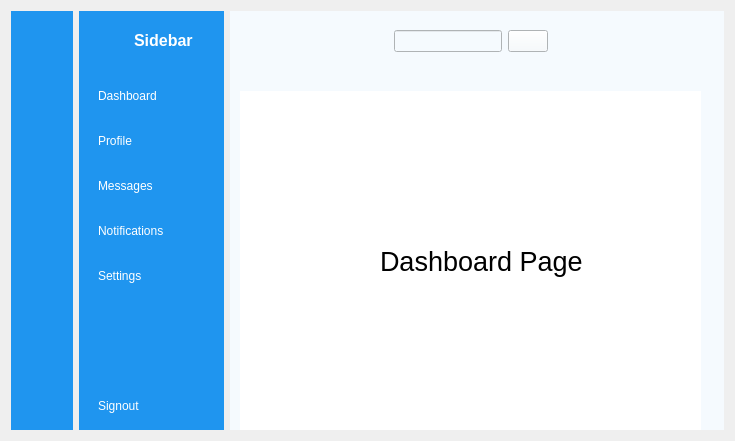
<?xml version="1.0" encoding="UTF-8"?>
<ui version="4.0">
 <class>Form</class>
 <widget class="QWidget" name="Form">
  <property name="geometry">
   <rect>
    <x>0</x>
    <y>0</y>
    <width>735</width>
    <height>441</height>
   </rect>
  </property>
  <property name="windowTitle">
   <string>Form</string>
  </property>
  <layout class="QGridLayout" name="gridLayout">
   <item row="0" column="0">
    <widget class="QWidget" name="icon_only_widget" native="true">
     <property name="maximumSize">
      <size>
       <width>62</width>
       <height>16777215</height>
      </size>
     </property>
     <property name="autoFillBackground">
      <bool>false</bool>
     </property>
     <property name="styleSheet">
      <string notr="true">QWidget{
	background-color: rgb(31, 149, 239);

}
QPushButton{
      color:white;
height:30px;
border:none;
border-radius:10px;

}
QPushButton:checked{
background-color:#F5FAFE;
color:#1F95EF;
font-weight:bold;
}</string>
     </property>
     <layout class="QVBoxLayout" name="verticalLayout_7">
      <item>
       <layout class="QHBoxLayout" name="horizontalLayout_8">
        <item>
         <widget class="QLabel" name="label_7">
          <property name="minimumSize">
           <size>
            <width>40</width>
            <height>40</height>
           </size>
          </property>
          <property name="maximumSize">
           <size>
            <width>40</width>
            <height>40</height>
           </size>
          </property>
          <property name="text">
           <string/>
          </property>
          <property name="pixmap">
           <pixmap resource="res.qrc">:/newPrefix/fotu/Rani Baug/1/slidemenubar/profile_pic.png</pixmap>
          </property>
          <property name="scaledContents">
           <bool>true</bool>
          </property>
         </widget>
        </item>
       </layout>
      </item>
      <item>
       <layout class="QVBoxLayout" name="verticalLayout_8">
        <property name="spacing">
         <number>15</number>
        </property>
        <property name="topMargin">
         <number>15</number>
        </property>
        <item>
         <widget class="QPushButton" name="Dashboard_1">
          <property name="text">
           <string/>
          </property>
          <property name="icon">
           <iconset resource="res.qrc">
            <normaloff>:/newPrefix/fotu/Rani Baug/1/slidemenubar/dashboard_white.png</normaloff>
            <normalon>:/newPrefix/fotu/Rani Baug/1/slidemenubar/dashboard.png</normalon>:/newPrefix/fotu/Rani Baug/1/slidemenubar/dashboard_white.png</iconset>
          </property>
          <property name="checkable">
           <bool>true</bool>
          </property>
          <property name="autoExclusive">
           <bool>true</bool>
          </property>
         </widget>
        </item>
        <item>
         <widget class="QPushButton" name="Profile_1">
          <property name="text">
           <string/>
          </property>
          <property name="icon">
           <iconset resource="res.qrc">
            <normaloff>:/newPrefix/fotu/Rani Baug/1/slidemenubar/profile_white.png</normaloff>
            <normalon>:/newPrefix/fotu/Rani Baug/1/slidemenubar/profile.png</normalon>:/newPrefix/fotu/Rani Baug/1/slidemenubar/profile_white.png</iconset>
          </property>
          <property name="checkable">
           <bool>true</bool>
          </property>
          <property name="autoExclusive">
           <bool>true</bool>
          </property>
         </widget>
        </item>
        <item>
         <widget class="QPushButton" name="Messages_1">
          <property name="text">
           <string/>
          </property>
          <property name="icon">
           <iconset resource="res.qrc">
            <normaloff>:/newPrefix/fotu/Rani Baug/1/slidemenubar/messages_white.png</normaloff>
            <normalon>:/newPrefix/fotu/Rani Baug/1/slidemenubar/messages.png</normalon>:/newPrefix/fotu/Rani Baug/1/slidemenubar/messages_white.png</iconset>
          </property>
          <property name="checkable">
           <bool>true</bool>
          </property>
          <property name="autoExclusive">
           <bool>true</bool>
          </property>
         </widget>
        </item>
        <item>
         <widget class="QPushButton" name="Notifications_1">
          <property name="text">
           <string/>
          </property>
          <property name="icon">
           <iconset resource="res.qrc">
            <normaloff>:/newPrefix/fotu/Rani Baug/1/slidemenubar/notifications_white.png</normaloff>
            <normalon>:/newPrefix/fotu/Rani Baug/1/slidemenubar/notifications.png</normalon>:/newPrefix/fotu/Rani Baug/1/slidemenubar/notifications_white.png</iconset>
          </property>
          <property name="checkable">
           <bool>true</bool>
          </property>
          <property name="autoExclusive">
           <bool>true</bool>
          </property>
         </widget>
        </item>
        <item>
         <widget class="QPushButton" name="Setting_1">
          <property name="text">
           <string/>
          </property>
          <property name="icon">
           <iconset resource="res.qrc">
            <normaloff>:/newPrefix/fotu/Rani Baug/1/slidemenubar/settings_white.png</normaloff>
            <normalon>:/newPrefix/fotu/Rani Baug/1/slidemenubar/settings.png</normalon>:/newPrefix/fotu/Rani Baug/1/slidemenubar/settings_white.png</iconset>
          </property>
          <property name="checkable">
           <bool>true</bool>
          </property>
          <property name="autoExclusive">
           <bool>true</bool>
          </property>
         </widget>
        </item>
       </layout>
      </item>
      <item>
       <spacer name="verticalSpacer_4">
        <property name="orientation">
         <enum>Qt::Orientation::Vertical</enum>
        </property>
        <property name="sizeHint" stdset="0">
         <size>
          <width>20</width>
          <height>136</height>
         </size>
        </property>
       </spacer>
      </item>
      <item>
       <widget class="QPushButton" name="pushButton_30">
        <property name="text">
         <string/>
        </property>
        <property name="icon">
         <iconset resource="res.qrc">
          <normaloff>:/newPrefix/fotu/Rani Baug/1/slidemenubar/log_out_white.png</normaloff>:/newPrefix/fotu/Rani Baug/1/slidemenubar/log_out_white.png</iconset>
        </property>
        <property name="checkable">
         <bool>true</bool>
        </property>
       </widget>
      </item>
     </layout>
    </widget>
   </item>
   <item row="0" column="1">
    <widget class="QWidget" name="icon_name_widget" native="true">
     <property name="maximumSize">
      <size>
       <width>145</width>
       <height>16777215</height>
      </size>
     </property>
     <property name="autoFillBackground">
      <bool>false</bool>
     </property>
     <property name="styleSheet">
      <string notr="true">QWidget{
	background-color: rgb(31, 149, 239);
color:white;
}

QPushButton{
      color:white;
text-align:left;
height:30px;
border:none;
padding-left:10px;
border-top-left-radius:10px;
border-bottom-left-radius:10px;

}

QPushButton:checked{
background-color:#F5FAFE;
color:#1F95EF;
font-weight:bold;
}</string>
     </property>
     <layout class="QVBoxLayout" name="verticalLayout_5">
      <property name="rightMargin">
       <number>0</number>
      </property>
      <item>
       <layout class="QHBoxLayout" name="horizontalLayout_7">
        <item>
         <widget class="QLabel" name="label_5">
          <property name="minimumSize">
           <size>
            <width>40</width>
            <height>40</height>
           </size>
          </property>
          <property name="maximumSize">
           <size>
            <width>40</width>
            <height>40</height>
           </size>
          </property>
          <property name="text">
           <string/>
          </property>
          <property name="pixmap">
           <pixmap resource="res.qrc">:/newPrefix/fotu/Rani Baug/1/slidemenubar/profile_pic.png</pixmap>
          </property>
          <property name="scaledContents">
           <bool>true</bool>
          </property>
         </widget>
        </item>
        <item>
         <widget class="QLabel" name="label_6">
          <property name="font">
           <font>
            <pointsize>12</pointsize>
            <bold>true</bold>
           </font>
          </property>
          <property name="text">
           <string>Sidebar</string>
          </property>
         </widget>
        </item>
       </layout>
      </item>
      <item>
       <layout class="QVBoxLayout" name="verticalLayout_6">
        <property name="spacing">
         <number>15</number>
        </property>
        <property name="topMargin">
         <number>15</number>
        </property>
        <item>
         <widget class="QPushButton" name="Dashboard_2">
          <property name="text">
           <string>Dashboard</string>
          </property>
          <property name="icon">
           <iconset resource="res.qrc">
            <normaloff>:/newPrefix/fotu/Rani Baug/1/slidemenubar/dashboard_white.png</normaloff>
            <normalon>:/newPrefix/fotu/Rani Baug/1/slidemenubar/dashboard.png</normalon>:/newPrefix/fotu/Rani Baug/1/slidemenubar/dashboard_white.png</iconset>
          </property>
          <property name="checkable">
           <bool>true</bool>
          </property>
          <property name="autoExclusive">
           <bool>true</bool>
          </property>
         </widget>
        </item>
        <item>
         <widget class="QPushButton" name="Profile_2">
          <property name="text">
           <string>Profile</string>
          </property>
          <property name="icon">
           <iconset resource="res.qrc">
            <normaloff>:/newPrefix/fotu/Rani Baug/1/slidemenubar/profile_white.png</normaloff>
            <normalon>:/newPrefix/fotu/Rani Baug/1/slidemenubar/profile.png</normalon>:/newPrefix/fotu/Rani Baug/1/slidemenubar/profile_white.png</iconset>
          </property>
          <property name="checkable">
           <bool>true</bool>
          </property>
          <property name="autoExclusive">
           <bool>true</bool>
          </property>
         </widget>
        </item>
        <item>
         <widget class="QPushButton" name="Messages_2">
          <property name="text">
           <string>Messages</string>
          </property>
          <property name="icon">
           <iconset resource="res.qrc">
            <normaloff>:/newPrefix/fotu/Rani Baug/1/slidemenubar/messages_white.png</normaloff>
            <normalon>:/newPrefix/fotu/Rani Baug/1/slidemenubar/messages.png</normalon>:/newPrefix/fotu/Rani Baug/1/slidemenubar/messages_white.png</iconset>
          </property>
          <property name="checkable">
           <bool>true</bool>
          </property>
          <property name="autoExclusive">
           <bool>true</bool>
          </property>
         </widget>
        </item>
        <item>
         <widget class="QPushButton" name="Notifications_2">
          <property name="text">
           <string>Notifications</string>
          </property>
          <property name="icon">
           <iconset resource="res.qrc">
            <normaloff>:/newPrefix/fotu/Rani Baug/1/slidemenubar/notifications_white.png</normaloff>
            <normalon>:/newPrefix/fotu/Rani Baug/1/slidemenubar/notifications.png</normalon>:/newPrefix/fotu/Rani Baug/1/slidemenubar/notifications_white.png</iconset>
          </property>
          <property name="checkable">
           <bool>true</bool>
          </property>
          <property name="autoExclusive">
           <bool>true</bool>
          </property>
         </widget>
        </item>
        <item>
         <widget class="QPushButton" name="Setting_2">
          <property name="text">
           <string>Settings</string>
          </property>
          <property name="icon">
           <iconset resource="res.qrc">
            <normaloff>:/newPrefix/fotu/Rani Baug/1/slidemenubar/settings_white.png</normaloff>
            <normalon>:/newPrefix/fotu/Rani Baug/1/slidemenubar/settings.png</normalon>:/newPrefix/fotu/Rani Baug/1/slidemenubar/settings_white.png</iconset>
          </property>
          <property name="checkable">
           <bool>true</bool>
          </property>
          <property name="autoExclusive">
           <bool>true</bool>
          </property>
         </widget>
        </item>
       </layout>
      </item>
      <item>
       <spacer name="verticalSpacer_3">
        <property name="orientation">
         <enum>Qt::Orientation::Vertical</enum>
        </property>
        <property name="sizeHint" stdset="0">
         <size>
          <width>20</width>
          <height>136</height>
         </size>
        </property>
       </spacer>
      </item>
      <item>
       <widget class="QPushButton" name="pushButton_24">
        <property name="text">
         <string>Signout</string>
        </property>
        <property name="icon">
         <iconset resource="res.qrc">
          <normaloff>:/newPrefix/fotu/Rani Baug/1/slidemenubar/log_out_white.png</normaloff>:/newPrefix/fotu/Rani Baug/1/slidemenubar/log_out_white.png</iconset>
        </property>
        <property name="checkable">
         <bool>true</bool>
        </property>
       </widget>
      </item>
     </layout>
    </widget>
   </item>
   <item row="0" column="2">
    <widget class="QWidget" name="mainmenu" native="true">
     <property name="autoFillBackground">
      <bool>false</bool>
     </property>
     <property name="styleSheet">
      <string notr="true">background-color: rgb(245, 250, 254);</string>
     </property>
     <widget class="QWidget" name="widget_3" native="true">
      <property name="geometry">
       <rect>
        <x>10</x>
        <y>0</y>
        <width>461</width>
        <height>61</height>
       </rect>
      </property>
      <layout class="QHBoxLayout" name="horizontalLayout_9">
       <item>
        <widget class="QPushButton" name="Menu">
         <property name="styleSheet">
          <string notr="true">border:none;</string>
         </property>
         <property name="text">
          <string/>
         </property>
         <property name="icon">
          <iconset resource="res.qrc">
           <normaloff>:/newPrefix/fotu/Rani Baug/1/slidemenubar/menu.png</normaloff>:/newPrefix/fotu/Rani Baug/1/slidemenubar/menu.png</iconset>
         </property>
         <property name="iconSize">
          <size>
           <width>20</width>
           <height>20</height>
          </size>
         </property>
         <property name="checkable">
          <bool>true</bool>
         </property>
        </widget>
       </item>
       <item>
        <spacer name="horizontalSpacer_5">
         <property name="orientation">
          <enum>Qt::Orientation::Horizontal</enum>
         </property>
         <property name="sizeHint" stdset="0">
          <size>
           <width>88</width>
           <height>20</height>
          </size>
         </property>
        </spacer>
       </item>
       <item>
        <layout class="QHBoxLayout" name="horizontalLayout_10">
         <item>
          <widget class="QLineEdit" name="lineEdit_3"/>
         </item>
         <item>
          <widget class="QPushButton" name="pushButton_32">
           <property name="text">
            <string/>
           </property>
           <property name="icon">
            <iconset resource="res.qrc">
             <normaloff>:/newPrefix/fotu/Rani Baug/1/slidemenubar/search.png</normaloff>:/newPrefix/fotu/Rani Baug/1/slidemenubar/search.png</iconset>
           </property>
          </widget>
         </item>
        </layout>
       </item>
       <item>
        <spacer name="horizontalSpacer_6">
         <property name="orientation">
          <enum>Qt::Orientation::Horizontal</enum>
         </property>
         <property name="sizeHint" stdset="0">
          <size>
           <width>97</width>
           <height>20</height>
          </size>
         </property>
        </spacer>
       </item>
       <item>
        <widget class="QPushButton" name="pushButton_33">
         <property name="styleSheet">
          <string notr="true">border:none;
</string>
         </property>
         <property name="text">
          <string/>
         </property>
         <property name="icon">
          <iconset resource="res.qrc">
           <normaloff>:/newPrefix/fotu/Rani Baug/1/slidemenubar/image.png</normaloff>:/newPrefix/fotu/Rani Baug/1/slidemenubar/image.png</iconset>
         </property>
        </widget>
       </item>
      </layout>
     </widget>
     <widget class="QStackedWidget" name="stackedWidget_3">
      <property name="geometry">
       <rect>
        <x>10</x>
        <y>80</y>
        <width>461</width>
        <height>381</height>
       </rect>
      </property>
      <property name="styleSheet">
       <string notr="true">background-color: rgb(255, 255, 255);</string>
      </property>
      <widget class="QWidget" name="dashboardpage">
       <widget class="QLabel" name="label">
        <property name="geometry">
         <rect>
          <x>140</x>
          <y>150</y>
          <width>211</width>
          <height>41</height>
         </rect>
        </property>
        <property name="font">
         <font>
          <pointsize>20</pointsize>
         </font>
        </property>
        <property name="text">
         <string>Dashboard Page</string>
        </property>
       </widget>
      </widget>
      <widget class="QWidget" name="meassagespage">
       <widget class="QLabel" name="label_8">
        <property name="geometry">
         <rect>
          <x>140</x>
          <y>150</y>
          <width>201</width>
          <height>51</height>
         </rect>
        </property>
        <property name="font">
         <font>
          <pointsize>20</pointsize>
         </font>
        </property>
        <property name="text">
         <string>Messages Page</string>
        </property>
       </widget>
      </widget>
      <widget class="QWidget" name="notificationspage">
       <widget class="QLabel" name="label_9">
        <property name="geometry">
         <rect>
          <x>120</x>
          <y>140</y>
          <width>231</width>
          <height>51</height>
         </rect>
        </property>
        <property name="font">
         <font>
          <pointsize>20</pointsize>
         </font>
        </property>
        <property name="text">
         <string>Notifications Page</string>
        </property>
       </widget>
      </widget>
      <widget class="QWidget" name="settingpage">
       <widget class="QLabel" name="label_11">
        <property name="geometry">
         <rect>
          <x>140</x>
          <y>130</y>
          <width>191</width>
          <height>51</height>
         </rect>
        </property>
        <property name="font">
         <font>
          <pointsize>20</pointsize>
         </font>
        </property>
        <property name="text">
         <string>Settings Page</string>
        </property>
       </widget>
      </widget>
      <widget class="QWidget" name="profilepage">
       <widget class="QLabel" name="label_10">
        <property name="geometry">
         <rect>
          <x>150</x>
          <y>150</y>
          <width>161</width>
          <height>51</height>
         </rect>
        </property>
        <property name="font">
         <font>
          <pointsize>20</pointsize>
         </font>
        </property>
        <property name="text">
         <string>Profile Page</string>
        </property>
       </widget>
      </widget>
     </widget>
    </widget>
   </item>
  </layout>
 </widget>
 <resources>
  <include location="res.qrc"/>
 </resources>
 <connections>
  <connection>
   <sender>Menu</sender>
   <signal>toggled(bool)</signal>
   <receiver>icon_only_widget</receiver>
   <slot>setHidden(bool)</slot>
   <hints>
    <hint type="sourcelabel">
     <x>251</x>
     <y>37</y>
    </hint>
    <hint type="destinationlabel">
     <x>58</x>
     <y>365</y>
    </hint>
   </hints>
  </connection>
  <connection>
   <sender>Menu</sender>
   <signal>toggled(bool)</signal>
   <receiver>icon_name_widget</receiver>
   <slot>setVisible(bool)</slot>
   <hints>
    <hint type="sourcelabel">
     <x>247</x>
     <y>41</y>
    </hint>
    <hint type="destinationlabel">
     <x>181</x>
     <y>343</y>
    </hint>
   </hints>
  </connection>
  <connection>
   <sender>Setting_1</sender>
   <signal>toggled(bool)</signal>
   <receiver>Setting_2</receiver>
   <slot>setChecked(bool)</slot>
   <hints>
    <hint type="sourcelabel">
     <x>60</x>
     <y>272</y>
    </hint>
    <hint type="destinationlabel">
     <x>100</x>
     <y>276</y>
    </hint>
   </hints>
  </connection>
  <connection>
   <sender>Notifications_1</sender>
   <signal>toggled(bool)</signal>
   <receiver>Notifications_2</receiver>
   <slot>setChecked(bool)</slot>
   <hints>
    <hint type="sourcelabel">
     <x>60</x>
     <y>232</y>
    </hint>
    <hint type="destinationlabel">
     <x>95</x>
     <y>232</y>
    </hint>
   </hints>
  </connection>
  <connection>
   <sender>Messages_1</sender>
   <signal>toggled(bool)</signal>
   <receiver>Messages_2</receiver>
   <slot>setChecked(bool)</slot>
   <hints>
    <hint type="sourcelabel">
     <x>60</x>
     <y>181</y>
    </hint>
    <hint type="destinationlabel">
     <x>100</x>
     <y>184</y>
    </hint>
   </hints>
  </connection>
  <connection>
   <sender>Profile_1</sender>
   <signal>toggled(bool)</signal>
   <receiver>Profile_2</receiver>
   <slot>setChecked(bool)</slot>
   <hints>
    <hint type="sourcelabel">
     <x>59</x>
     <y>140</y>
    </hint>
    <hint type="destinationlabel">
     <x>92</x>
     <y>148</y>
    </hint>
   </hints>
  </connection>
  <connection>
   <sender>Dashboard_1</sender>
   <signal>toggled(bool)</signal>
   <receiver>Dashboard_2</receiver>
   <slot>setChecked(bool)</slot>
   <hints>
    <hint type="sourcelabel">
     <x>59</x>
     <y>97</y>
    </hint>
    <hint type="destinationlabel">
     <x>92</x>
     <y>100</y>
    </hint>
   </hints>
  </connection>
  <connection>
   <sender>Dashboard_2</sender>
   <signal>toggled(bool)</signal>
   <receiver>Dashboard_1</receiver>
   <slot>setChecked(bool)</slot>
   <hints>
    <hint type="sourcelabel">
     <x>87</x>
     <y>86</y>
    </hint>
    <hint type="destinationlabel">
     <x>45</x>
     <y>91</y>
    </hint>
   </hints>
  </connection>
  <connection>
   <sender>Profile_2</sender>
   <signal>toggled(bool)</signal>
   <receiver>Profile_1</receiver>
   <slot>setChecked(bool)</slot>
   <hints>
    <hint type="sourcelabel">
     <x>92</x>
     <y>132</y>
    </hint>
    <hint type="destinationlabel">
     <x>59</x>
     <y>132</y>
    </hint>
   </hints>
  </connection>
  <connection>
   <sender>Messages_2</sender>
   <signal>toggled(bool)</signal>
   <receiver>Messages_1</receiver>
   <slot>setChecked(bool)</slot>
   <hints>
    <hint type="sourcelabel">
     <x>87</x>
     <y>183</y>
    </hint>
    <hint type="destinationlabel">
     <x>41</x>
     <y>183</y>
    </hint>
   </hints>
  </connection>
  <connection>
   <sender>Notifications_2</sender>
   <signal>toggled(bool)</signal>
   <receiver>Notifications_1</receiver>
   <slot>setChecked(bool)</slot>
   <hints>
    <hint type="sourcelabel">
     <x>117</x>
     <y>230</y>
    </hint>
    <hint type="destinationlabel">
     <x>54</x>
     <y>229</y>
    </hint>
   </hints>
  </connection>
  <connection>
   <sender>Setting_2</sender>
   <signal>toggled(bool)</signal>
   <receiver>Setting_1</receiver>
   <slot>setChecked(bool)</slot>
   <hints>
    <hint type="sourcelabel">
     <x>104</x>
     <y>272</y>
    </hint>
    <hint type="destinationlabel">
     <x>52</x>
     <y>271</y>
    </hint>
   </hints>
  </connection>
  <connection>
   <sender>pushButton_24</sender>
   <signal>toggled(bool)</signal>
   <receiver>Form</receiver>
   <slot>close()</slot>
   <hints>
    <hint type="sourcelabel">
     <x>133</x>
     <y>415</y>
    </hint>
    <hint type="destinationlabel">
     <x>135</x>
     <y>563</y>
    </hint>
   </hints>
  </connection>
  <connection>
   <sender>pushButton_30</sender>
   <signal>toggled(bool)</signal>
   <receiver>Form</receiver>
   <slot>close()</slot>
   <hints>
    <hint type="sourcelabel">
     <x>39</x>
     <y>420</y>
    </hint>
    <hint type="destinationlabel">
     <x>46</x>
     <y>508</y>
    </hint>
   </hints>
  </connection>
 </connections>
</ui>
